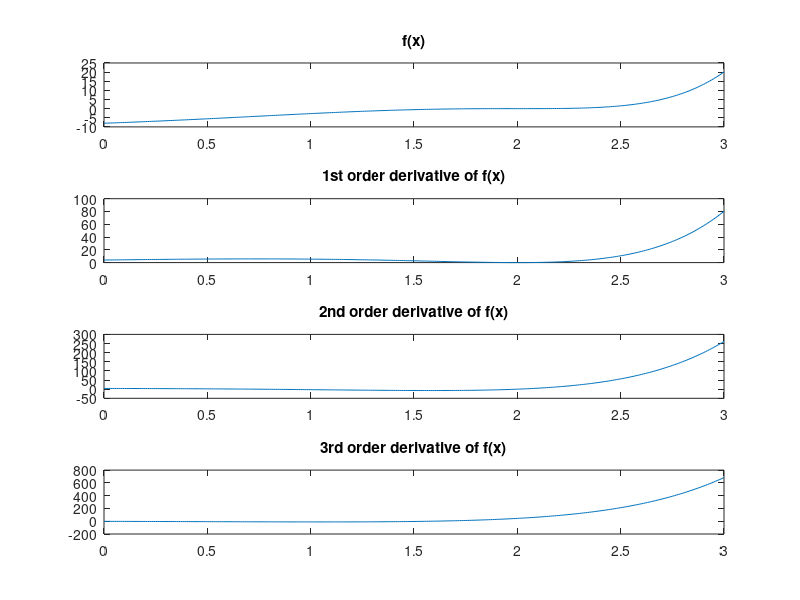

Write MATLAB code to recreate this figure.
clear all; close all; clc;

f = @(x) exp(x)*(x-2).^3;
df = @(x) exp(x)*((x-2).^3 + 3*(x-2).^2);
ddf = @(x) exp(x)*((x-2).^3 + 6*(x-2).^2 + 6*(x-2));
dddf = @(x) exp(x)*((x-2).^3 + 9*(x-2).^2 + 18*(x-2) + 6);

N = 301;
x = linspace(0, 3, N);
y = zeros(1, N);
dy = zeros(1, N);
ddy = zeros(1, N);
dddy = zeros(1, N);

for i = 1:N
    y(i) = f(x(i));
    dy(i) = df(x(i));
    ddy(i) = ddf(x(i));
    dddy(i) = dddf(x(i));
end

subplot(4,1,1)
plot(x, y)
title('f(x)')

subplot(4,1,2)
plot(x, dy)
title('1st order derivative of f(x)')

subplot(4, 1, 3)
plot(x, ddy);
title('2nd order derivative of f(x)')

subplot(4, 1, 4)
plot(x, dddy);
title('3rd order derivative of f(x)')
